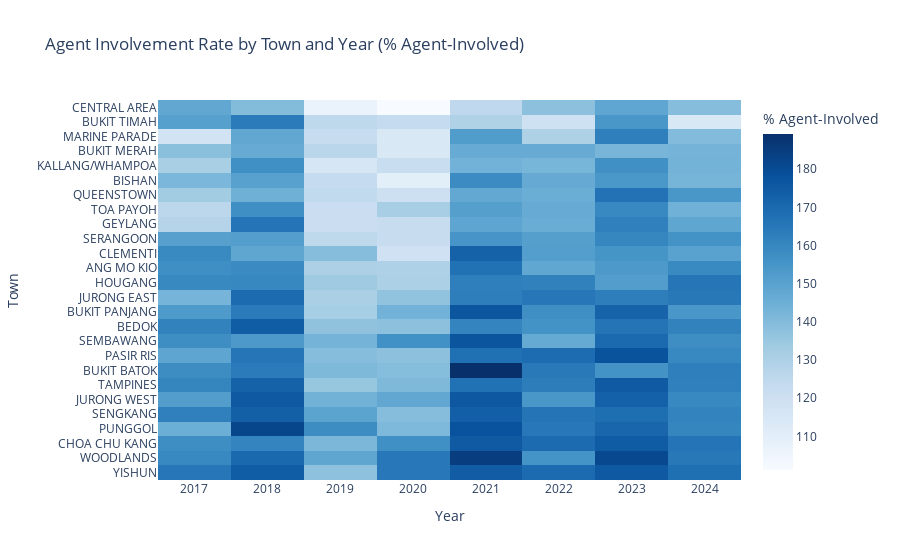

The notebook cell this image was saved under:
### Code cell
years = list(range(2017, 2025))
towns = df_hdb['town'].unique()

results = []
for year in years:
    for town in towns:
        total = df_hdb[(df_hdb['year'] == year) & (df_hdb['town'] == town)].shape[0]
        agent = df_cea[(df_cea['year'] == year) & (df_cea['town'] == town)].shape[0]
        direct = total - agent
        pct_agent = (agent / total * 100) if total > 0 else 0
        results.append({'Year': year, 'Town': town, 'Total': total, 'Agent-Involved': agent, 'Direct': direct, '% Agent-Involved': round(pct_agent, 2)})

df_heat = pd.DataFrame(results)

# Pivot for heatmap
heatmap_data = df_heat.pivot(index='Town', columns='Year', values='% Agent-Involved')

# Plotly interactive heatmap
fig = px.imshow(
    heatmap_data,
    labels=dict(x="Year", y="Town", color="% Agent-Involved"),
    x=heatmap_data.columns,
    y=heatmap_data.index,
    color_continuous_scale='Blues',
    aspect="auto",
    title="Agent Involvement Rate by Town and Year (% Agent-Involved)"
)
fig.update_layout(yaxis={'categoryorder':'total ascending'})
fig.show()

### Figure 1 — Plotly figure (JSON) as saved in the notebook; plotly's stock layout.template omitted (floating-point values rounded to 4 significant figures; data arrays with more than 128 entries replaced by an {"elided": "..."} marker saying what was removed)
{"data": [{"coloraxis": "coloraxis", "hovertemplate": "Year: %{x}<br>Town: %{y}<br>% Agent-Involved: %{z}<extra></extra>", "name": "0", "type": "heatmap", "x": [2017, 2018, 2019, 2020, 2021, 2022, 2023, 2024], "xaxis": "x", "y": ["ANG MO KIO", "BEDOK", "BISHAN", "BUKIT BATOK", "BUKIT MERAH", "BUKIT PANJANG", "BUKIT TIMAH", "CENTRAL AREA", "CHOA CHU KANG", "CLEMENTI", "GEYLANG", "HOUGANG", "JURONG EAST", "JURONG WEST", "KALLANG/WHAMPOA", "MARINE PARADE", "PASIR RIS", "PUNGGOL", "QUEENSTOWN", "SEMBAWANG", "SENGKANG", "SERANGOON", "TAMPINES", "TOA PAYOH", "WOODLANDS", "YISHUN"], "yaxis": "y", "z": {"elided": "26x8 float values"}}], "layout": {"coloraxis": {"colorbar": {"title": {"text": "% Agent-Involved"}}, "colorscale": [[0, "rgb(247,251,255)"], [0.125, "rgb(222,235,247)"], [0.25, "rgb(198,219,239)"], [0.375, "rgb(158,202,225)"], [0.5, "rgb(107,174,214)"], [0.625, "rgb(66,146,198)"], [0.75, "rgb(33,113,181)"], [0.875, "rgb(8,81,156)"], [1, "rgb(8,48,107)"]]}, "title": {"text": "Agent Involvement Rate by Town and Year (% Agent-Involved)"}, "xaxis": {"anchor": "y", "domain": [0, 1], "title": {"text": "Year"}}, "yaxis": {"anchor": "x", "autorange": "reversed", "categoryorder": "total ascending", "domain": [0, 1], "title": {"text": "Town"}}}}
